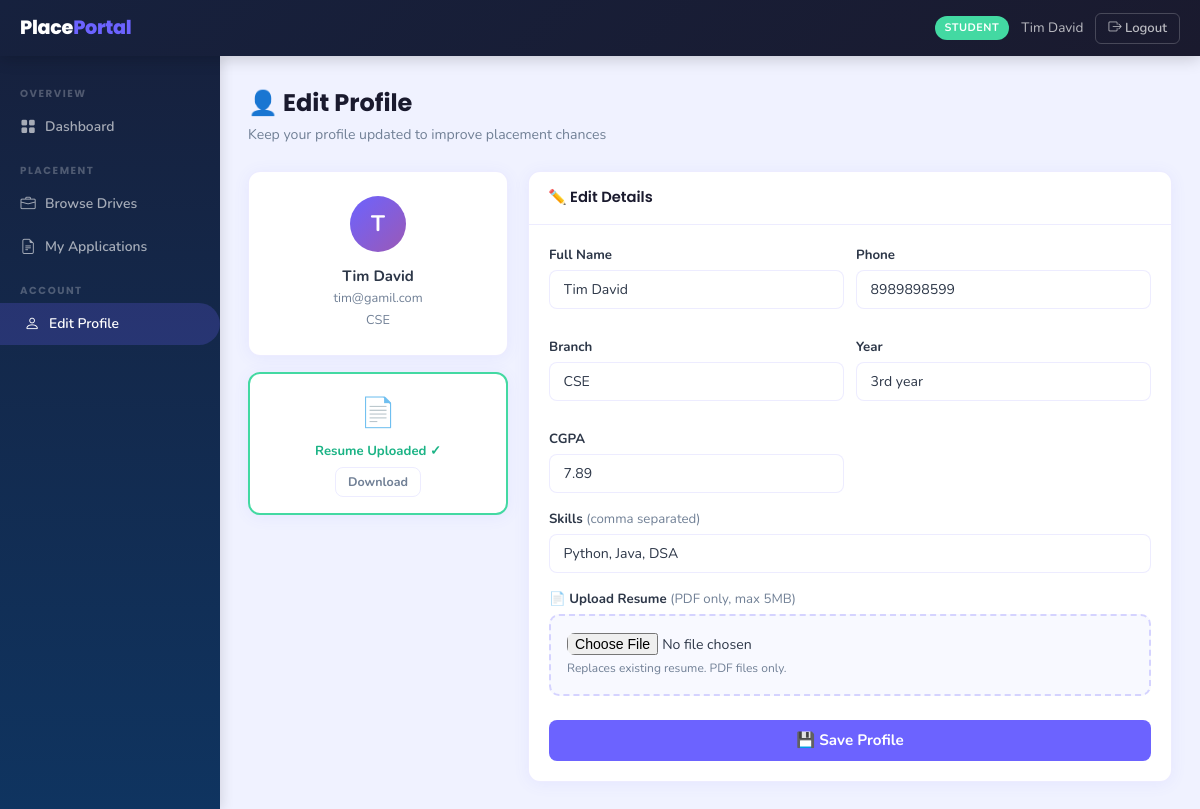
/student/profile/edit (signed in), run on the app's committed database.
### backend/models.py (models this page shows)
class Student(db.Model):
    __tablename__ = 'students'
    id            = db.Column(db.Integer, primary_key=True)
    full_name     = db.Column(db.String(120), nullable=False)
    email         = db.Column(db.String(120), unique=True, nullable=False)
    password_hash = db.Column(db.String(256), nullable=False)
    phone         = db.Column(db.String(20))
    branch        = db.Column(db.String(100))
    year          = db.Column(db.String(20))
    cgpa          = db.Column(db.Float)
    skills        = db.Column(db.Text)
    resume_path   = db.Column(db.String(300))
    is_active     = db.Column(db.Boolean, default=True)
    registered_at = db.Column(db.DateTime, default=datetime.utcnow)
    applications = db.relationship('Application', backref='student',
                                   lazy=True, cascade='all, delete-orphan')

### backend/routes.py (the view, shortened to what this page needs)
    @app.route('/student/profile/edit', methods=['GET', 'POST'])
    @login_required('student')
    def student_edit_profile():
        student = Student.query.get(session['user_id'])
        return render_template('student/edit_profile.html', student=student)

### backend/routes.py (called while the page is built)
def login_required(role):
    def decorator(f):
        @wraps(f)
        def decorated_function(*args, **kwargs):
            if 'user_id' not in session:
                flash('Please log in to continue.', 'warning')
                return redirect(url_for('auth_login', role=role))
            if session.get('role') != role:
                flash('You do not have permission to view that page.', 'danger')
                return redirect(url_for('home'))
            return f(*args, **kwargs)
        return decorated_function
    return decorator

### templates/student/edit_profile.html (shortened to what this page needs)
{% extends 'layout_dashboard.html' %}
{% block sidebar %}
  <div class="sidebar-section">Overview</div>
  <a href="{{ url_for('student_dashboard') }}" class="sidebar-link"><i class="bi bi-grid-fill"></i> Dashboard</a>
  <div class="sidebar-section">Placement</div>
  <a href="{{ url_for('student_drives') }}" class="sidebar-link"><i class="bi bi-briefcase"></i> Browse Drives</a>
  <a href="{{ url_for('student_applications') }}" class="sidebar-link"><i class="bi bi-file-earmark-text"></i> My Applications</a>
  <div class="sidebar-section">Account</div>
  <a href="{{ url_for('student_edit_profile') }}" class="sidebar-link active"><i class="bi bi-person"></i> Edit Profile</a>
{% endblock %}
{% block content %}
<div class="page-header"><h1>👤 Edit Profile</h1><p>Keep your profile updated to improve placement chances</p></div>
<div style="display:grid;grid-template-columns:260px 1fr;gap:1.25rem;">
  <div>
    <div class="card" style="margin-bottom:1rem;">
      <div class="card-body" style="text-align:center;padding:1.5rem;">
        <div style="width:56px;height:56px;border-radius:50%;background:linear-gradient(135deg,var(--primary),#9B59B6);display:flex;align-items:center;justify-content:center;font-size:1.4rem;font-weight:700;color:#fff;margin:0 auto .75rem;">{{ student.full_name[0]|upper }}</div>
        <div class="fw-700">{{ student.full_name }}</div>
        <div style="font-size:.8rem;color:var(--muted);">{{ student.email }}</div>
        {% if student.branch %}<div style="font-size:.8rem;color:var(--muted);margin-top:2px;">{{ student.branch }}</div>{% endif %}
      </div>
    </div>
    {% if student.resume_path %}
    <div class="card" style="border:2px solid var(--success);">
      <div class="card-body" style="text-align:center;padding:1rem;">
        <div style="font-size:1.8rem;">📄</div>
        <div style="font-size:.82rem;font-weight:700;color:#1BB385;margin:.3rem 0;">Resume Uploaded ✓</div>
        <a href="{{ url_for('download_resume', student_id=student.id) }}" class="btn btn-outline-secondary btn-sm">Download</a>
      </div>
    </div>
    {% endif %}
  </div>
  <div class="card">
    <div class="card-header">✏️ Edit Details</div>
    <div class="card-body">
      <form method="POST" action="{{ url_for('student_edit_profile') }}" enctype="multipart/form-data">
        <div style="display:grid;grid-template-columns:1fr 1fr;gap:.75rem;">
          <div class="mb-3"><label class="form-label">Full Name</label><input type="text" name="full_name" class="form-control" value="{{ student.full_name }}"></div>
          <div class="mb-3"><label class="form-label">Phone</label><input type="text" name="phone" class="form-control" value="{{ student.phone or '' }}"></div>
          <div class="mb-3"><label class="form-label">Branch</label><input type="text" name="branch" class="form-control" value="{{ student.branch or '' }}"></div>
          <div class="mb-3"><label class="form-label">Year</label><input type="text" name="year" class="form-control" value="{{ student.year or '' }}" placeholder="3rd Year"></div>
          <div class="mb-3"><label class="form-label">CGPA</label><input type="number" name="cgpa" class="form-control" value="{{ student.cgpa or '' }}" step="0.01" min="0" max="10" placeholder="8.5"></div>
        </div>
        <div class="mb-3"><label class="form-label">Skills <span style="font-weight:400;color:var(--muted);">(comma separated)</span></label><input type="text" name="skills" class="form-control" value="{{ student.skills or '' }}" placeholder="Python, Java, DSA..."></div>
        <div class="mb-4">
          <label class="form-label">📄 Upload Resume <span style="font-weight:400;color:var(--muted);">(PDF only, max 5MB)</span></label>
          <div style="border:2px dashed rgba(108,99,255,0.25);border-radius:10px;padding:1rem;background:#F8F9FF;">
            <input type="file" name="resume" class="form-control" accept=".pdf" style="border:none;background:transparent;padding:0;">
            <div class="form-text">Replaces existing resume. PDF files only.</div>
          </div>
        </div>
        <button type="submit" class="btn btn-primary w-100 btn-lg">💾 Save Profile</button>
      </form>
    </div>
  </div>
</div>
{% endblock %}

### templates/layout_dashboard.html (shortened to what this page needs)
<!DOCTYPE html>
<html lang="en">
<head>
  <link href="https://cdn.jsdelivr.net/npm/bootstrap-icons@1.11.0/font/bootstrap-icons.css" rel="stylesheet">
  <link href="{{ url_for('static', filename='css/styles.css') }}" rel="stylesheet">
</head>
<body>
<header class="topbar">
  <div class="topbar-brand">Place<span>Portal</span></div>
  <div class="topbar-right">
    {% if session.get('role') %}
    <span class="topbar-role {{ session.get('role') }}">{{ session.get('role') }}</span>
    <span class="topbar-name d-none d-md-inline">{{ session.get('name', '') }}</span>
    {% endif %}
    <a href="{{ url_for('logout') }}" class="topbar-logout">
      <i class="bi bi-box-arrow-right"></i> Logout
    </a>
  </div>
</header>
<aside class="sidebar">
  {% block sidebar %}{% endblock %}
</aside>
<main class="main-content">
  <div class="content-inner">
    {% block content %}{% endblock %}
  </div>
</main>
</body>
</html>

### data on the page
Student: get "Tim David", full_name "T", full_name "Tim David", email "tim@gamil.com", branch "CSE", phone "8989898599", year "3rd year", cgpa "7.89", skills "Python, Java, DSA"

### other printed values
{{ session.get('role') }} "STUDENT"
